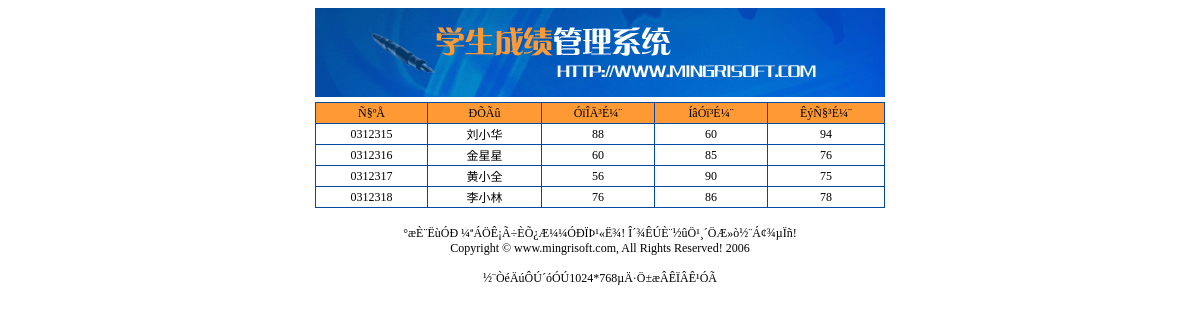
The page /256/index.php on the database its author committed.
### tables this page shows
CREATE TABLE `tb_student` (
  `id` int(8) NOT NULL auto_increment,
  `sno` varchar(50) NOT NULL,
  `sname` varchar(50) NOT NULL,
  PRIMARY KEY  (`id`)
);

CREATE TABLE `tb_score` (
  `id` int(8) NOT NULL auto_increment,
  `sid` int(8) NOT NULL,
  `yw` int(8) NOT NULL,
  `wy` int(8) NOT NULL,
  `sx` int(8) NOT NULL,
  PRIMARY KEY  (`id`)
);

### 256/index.php (the view, shortened to what this page needs)
<!DOCTYPE html PUBLIC "-//W3C//DTD XHTML 1.0 Transitional//EN" "http://www.w3.org/TR/xhtml1/DTD/xhtml1-transitional.dtd">
<html xmlns="http://www.w3.org/1999/xhtml">
<head>
<link rel="stylesheet" type="text/css" href="style.css">
</head>
<body>
<table width="200" border="0" align="center" cellpadding="0" cellspacing="0">
  <tr>
    <td><img src="images/banner.gif" width="570" height="89" /></td>
  </tr>
</table>
<table width="570" height="5" border="0" align="center" cellpadding="0" cellspacing="0">
  <tr>
    <td></td>
  </tr>
</table>
<table width="570" border="0" align="center" cellpadding="0" cellspacing="0">
  <tr>
    <td bgcolor="#034BA2"><table width="570" height="40" border="0" align="center" cellpadding="0" cellspacing="1">
      <tr>
        <td width="111" height="20" bgcolor="#FF9933"><div align="center">Ñ§ºÅ</div></td>
        <td width="113" bgcolor="#FF9933"><div align="center">ÐÕÃû</div></td>
        <td width="112" bgcolor="#FF9933"><div align="center">ÓïÎÄ³É¼¨</div></td>
        <td width="112" bgcolor="#FF9933"><div align="center">ÍâÓï³É¼¨</div></td>
        <td width="116" bgcolor="#FF9933"><div align="center">ÊýÑ§³É¼¨</div></td>
      </tr>
      <?php
	  include_once("conn.php");
	  $sql=$conn->query("select * from tb_student,tb_score where tb_student.id=tb_score.sid");
	  $info=$sql->fetch_array(MYSQLI_ASSOC);
	  if($info==NULL)
	   {
	    echo "ÔÝÎÞÑ§ÉúÐÅÏ¢";
	   }
	   else
	   {
	    do
		 {
	  ?>
	  <tr>
        <td height="20" bgcolor="#FFFFFF"><div align="center"><?php echo $info[sno];?></div></td>
        <td bgcolor="#FFFFFF"><div align="center"><?php echo $info[sname];?></div></td>
        <td bgcolor="#FFFFFF"><div align="center"><?php echo $info[yw];?></div></td>
        <td bgcolor="#FFFFFF"><div align="center"><?php echo $info[wy];?></div></td>
        <td bgcolor="#FFFFFF"><div align="center"><?php echo $info[sx];?></div></td>
      </tr>
	  <?php
	     }
	   while(  $info=$sql->fetch_array(MYSQLI_ASSOC));
	  }
	  ?>
    </table></td>
  </tr>
</table>
<table width="600" height="80" border="0" align="center" cellpadding="0" cellspacing="0">
  <tr>
    <td><div align="center"><br />
      °æÈ¨ËùÓÐ&nbsp;<a href="http://www.mingrisoft.com/about.asp" class="a1">¼ªÁÖÊ¡Ã÷ÈÕ¿Æ¼¼ÓÐÏÞ¹«Ë¾</a>! Î´¾­ÊÚÈ¨½ûÖ¹¸´ÖÆ»ò½¨Á¢¾µÏñ!<br />
      Copyright &copy;&nbsp;<a href="http://www.mingrisoft.com/about.asp" class="a1">www.mingrisoft.com</a>, All Rights Reserved! 2006<br />
      <br />
      ½¨ÒéÄúÔÚ´óÓÚ1024*768µÄ·Ö±æÂÊÏÂÊ¹ÓÃ </div></td>
  </tr>
</table>
</body>
</html>

### 256/style.css (style rules this page uses)
.a1:link { COLOR: #000000; TEXT-DECORATION: none }
BODY { COLOR: #000000; }
TD,TH { FONT-SIZE:12px; COLOR: #000000; }

### rows shown on the page
tb_student: sno "0312315", sname "刘小华", tb_score.yw "88", tb_score.wy "60", tb_score.sx "94"
tb_student: sno "0312316", sname "金星星", tb_score.yw "60", tb_score.wy "85", tb_score.sx "76"
tb_student: sno "0312317", sname "黄小全", tb_score.yw "56", tb_score.wy "90", tb_score.sx "75"
tb_student: sno "0312318", sname "李小林", tb_score.yw "76", tb_score.wy "86", tb_score.sx "78"
